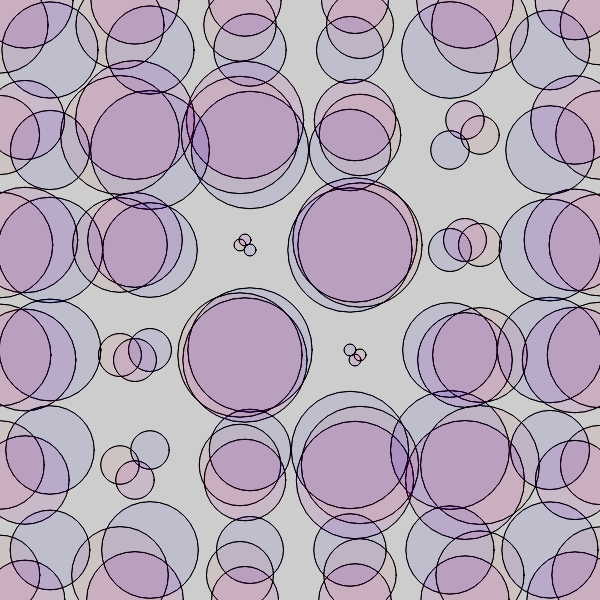
Frame 1 (no input)
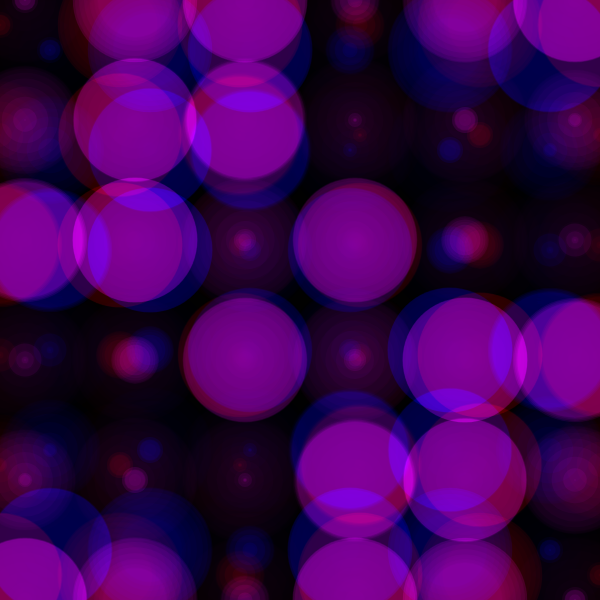
Frame 60 (no input)
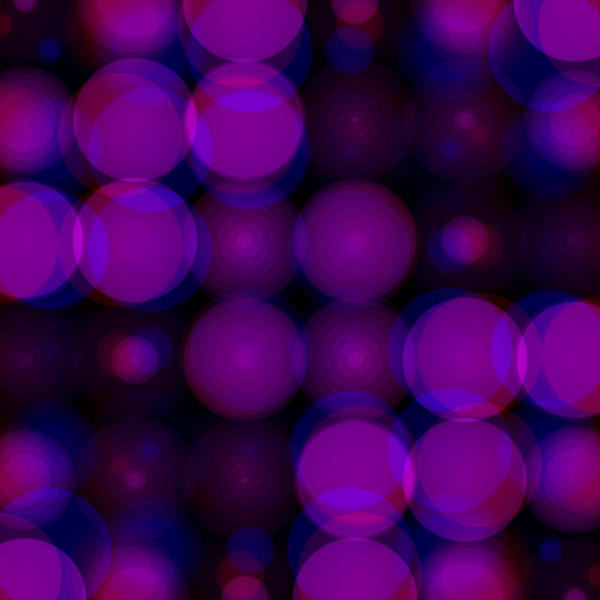
Frame 120 (the mouse pressed at the canvas centre since frame 60)

The p5.js sketch that drew these frames (run headless with seeded random() and noise() and a simulated clock; from frame 60 on, the mouse is pressed at the canvas centre):

// p5.js sketch
// ── sketch.js
function setup() {

  w = 600;
    var canvas;
    if(windowWidth>=600 && windowHeight >=600){
      canvas = createCanvas(600, 600);
    }
    else{
      canvas = createCanvas(windowWidth, windowHeight - 100);
    }

    var x = (windowWidth - width) / 2;
    var y = (windowHeight - height) / 2;

  canvas.position(x, y);
  frameRate(30)

}
function draw() {
  blendMode(BLEND);
  background(0, 50);
  blendMode(ADD);
  
  let s = 100;
  for (let x = s/2; x < width; x += s) {
    for (let y = s/2; y < height; y += s) {
      let d = dist(x, y, width/2, height/2)/16;
      let theta = atan2(y-height/2, x-width/2);
      let v = (sin(sin(d - frameCount/5)+theta*3+PI/2)+1)/2;
      fill(0, 0, 255, 15);
      circle(x, y, s*2.5*(v-0.5));
      fill(255,0,0, 10);
      circle((x-width/2)*1.2+width/2, (y-height/2)*1.1+height/2, s*2.5*(v-0.5));
      fill(200,0,200, 20);
      circle((x-width/2)*1.1+width/2, (y-height/2)*1.2+height/2, s*2.5*(v-0.5));
    }
  }
}
